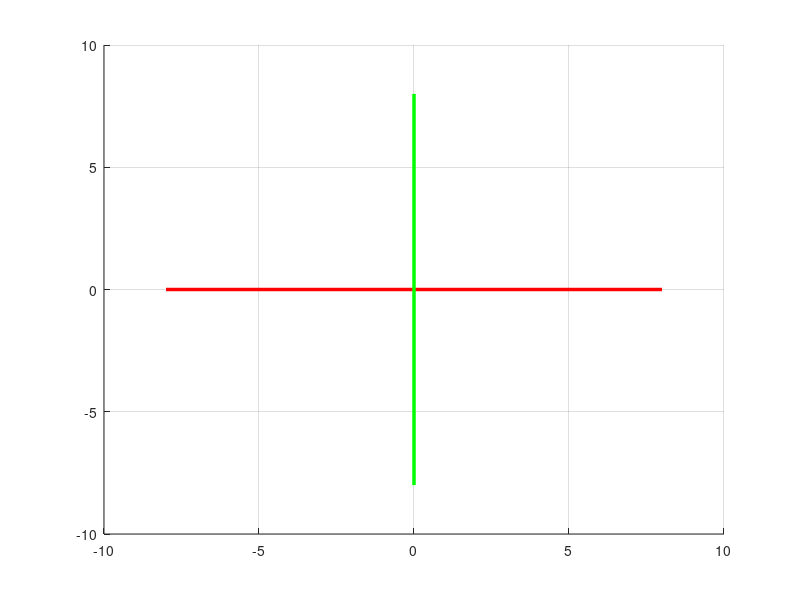

MATLAB code for this plot: (Note: this script raises an error after producing the figure.)
close all
clc
clear
%Se imprime en la pantalla para pedir al usuario los grados que se desea
%rotar con respecto a cada eje.
prompt= 'Cuanto deseas rotar en grados con respecto al eje X (phi)=';
phiDeg = input(prompt);

prompt= 'Cuanto deseas rotar en grados con respecto al eje Y (theta)=';
thetaDeg = input(prompt);

prompt= 'Cuanto deseas rotar en grados con respecto al eje Z (psi)=';
psiDeg = input(prompt);

%Funcion para realizar la conversiones en radianes
phiRad= deg2rad(phiDeg);
thetaRad= deg2rad(thetaDeg);
psiRad= deg2rad(psiDeg);

for phi=0:0.01:phiRad
    clf 
    for theta=0:0.01:thetaRad
        clf
        for psi=0:0.01:psiRad
            clf
line([-8 8],[0 0],[0 0],'color',[1 0 0],'linewidth',2.5);   %establece el Eje x rojo
line([0 0],[-8 8],[0 0],'color',[0 1 0],'linewidth',2.5);   %establece el Eje y verde
line([0 0],[0 0],[-8 8],'color',[0 0 1],'linewidth',2.5);   %establece el Eje z azul

%Puntos de la figura que se traza en el plano cordenado
p1=[0 0 0]; 
p2=[7 0 0]; 
p3=[7 3 0]; 
p4=[0 3 0]; 
p5=[0 0 2]; 
p6=[0 3 2]; 
p7=[7 0 2]; 
p8=[7 3 2]; 

grid on 

puntos(p1,p2,p3,p4,p5,p6,p7,p8)

view(120,30)

%Matriz de rotacion en X
Rx= [1   0       0;
     0 cos(phi) -sin(phi); 
     0 sin(phi) cos(phi)];
%Matriz de rotacion en Y
Ry= [cos(theta) 0 sin(theta) ;
       0     1    0;
    -sin(theta) 0 cos(theta) ];
%Matriz de rotacion en Z
Rz= [cos(psi) -sin(psi) 0;
     sin(psi) cos(psi)  0; 
       0      0       1];

Rt = Rz*Ry*Rx;

p1 = Rx*p1'; 
p2 = Rx*p2';
p3 = Rx*p3';
p4 = Rx*p4';
p5 = Rx*p5';
p6 = Rx*p6';
p7 = Rx*p7';
p8 = Rx*p8';
puntos(p1,p2,p3,p4,p5,p6,p7,p8)

p1 = Ry*p1;  
p2 = Ry*p2;
p3 = Ry*p3;
p4 = Ry*p4;
p5 = Ry*p5;
p6 = Ry*p6;
p7 = Ry*p7;
p8 = Ry*p8;
puntos(p1,p2,p3,p4,p5,p6,p7,p8)

p1 = Rz*p1; 
p2 = Rz*p2;
p3 = Rz*p3;
p4 = Rz*p4;
p5 = Rz*p5;
p6 = Rz*p6;
p7 = Rz*p7;
p8 = Rz*p8;
puntos(p1,p2,p3,p4,p5,p6,p7,p8)
pause (0.01)
        end
    end
end